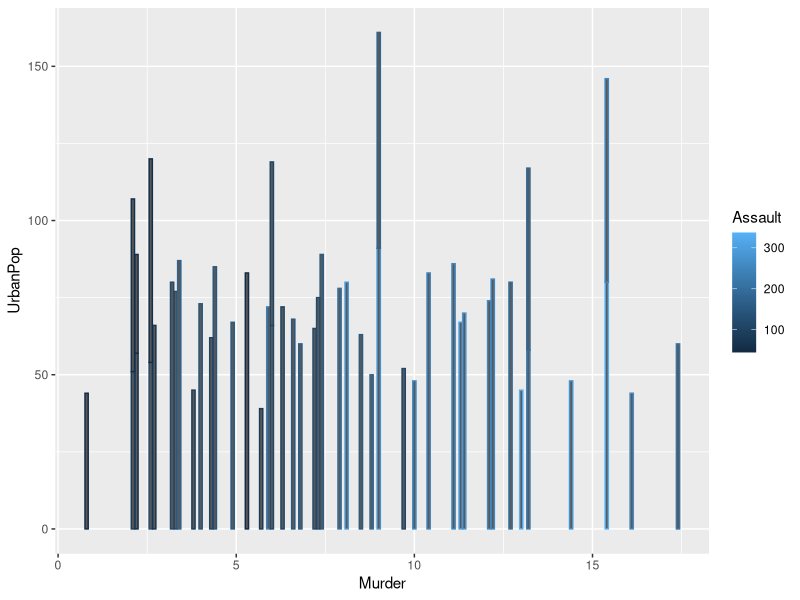

This chart was generated by the following R code:
## ---- chunk 1
knitr::opts_chunk$set(echo = TRUE)
## ---- chunk 2
data <- datasets::USArrests
str(data)
library(ggplot2)
data$Assault <- as.numeric(data$Assault)
data$UrbanPop <- as.numeric(data$UrbanPop)
g <- ggplot(
  data = data, 
  mapping = aes(x = Murder, Assault, Rape, y = UrbanPop, color = Assault)
)
g <- g + geom_col()
g
